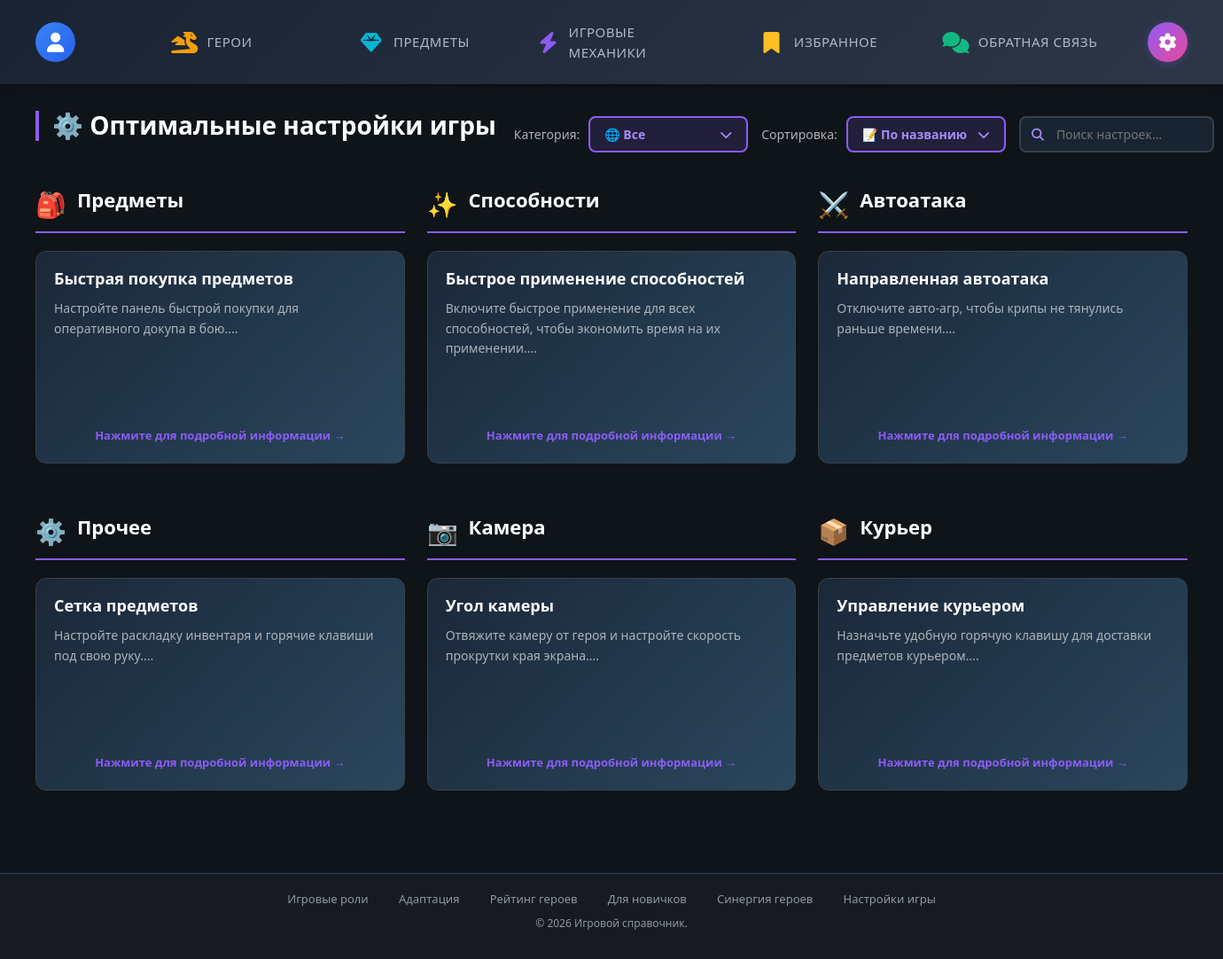
Screenshot of /sections/settings/settings.php (signed in) with the database file from the repository.
### tables this page shows
CREATE TABLE IF NOT EXISTS game_mechanic (
  id_game_mechanic INT AUTO_INCREMENT PRIMARY KEY,
  title VARCHAR(255) NOT NULL,
  category VARCHAR(100) NOT NULL,
  content TEXT NOT NULL,
  created_date DATETIME DEFAULT CURRENT_TIMESTAMP
);

### sections/settings/settings.php (the view, shortened to what this page needs)
<?php
$pdo = getDB();
$searchQuery    = $_GET['search'] ?? '';
$sortBy         = $_GET['sort'] ?? 'name';
$categoryFilter = $_GET['category'] ?? '';
$sql = "SELECT * FROM game_mechanic WHERE category IN ('Способности', 'Предметы', 'Курьер', 'Автоатака', 'Камера', 'Прочее')";
$params = [];
switch ($sortBy) {
    case 'name':
    default:     $sql .= " ORDER BY title ASC"; break;
}
$stmt = $pdo->prepare($sql);
$stmt->execute($params);
$settings = $stmt->fetchAll();
$groupedSettings = [];
foreach ($settings as $s) {
    if (isset($s['category'])) $groupedSettings[$s['category']][] = $s;
}
$categoryEmojis = [
    'Способности' => '✨',
    'Предметы' => '🎒',
    'Курьер' => '📦',
    'Автоатака' => '⚔️',
    'Камера' => '📷',
    'Прочее' => '⚙️'
];
$pageTitle = 'Оптимальные настройки игры';
require_once __DIR__ . '/../../includes/header.php';
?>
<div class="page-header">
    <h1 class="page-title">⚙️ <?= $pageTitle ?></h1>
    <div class="controls">
        <div class="filter-group">
            <span class="filter-label">Категория:</span>
            <div class="filter-dropdown">
                <button class="filter-btn" onclick="toggleSettingFilter()">
                    <span id="currentFilterText"><?= !empty($categoryFilter) && isset($categoryEmojis[$categoryFilter]) ? $categoryEmojis[$categoryFilter] . ' ' . htmlspecialchars($categoryFilter) : '🌐 Все' ?></span>
                    <i class="fas fa-chevron-down"></i>
                </button>
            </div>
        </div>
        <div class="filter-group">
            <span class="filter-label">Сортировка:</span>
            <div class="sort-dropdown">
                <button class="sort-btn" onclick="toggleSettingSort()">
                    <span id="currentSortText"><?= $sortBy === 'date' ? '📅 По дате' : '📝 По названию' ?></span>
                    <i class="fas fa-chevron-down"></i>
                </button>
            </div>
        </div>
        <div class="search-box">
            <i class="fas fa-search search-icon"></i>
            <input type="text" class="search-input" id="searchInputSettings" placeholder="Поиск настроек..." value="<?= htmlspecialchars($searchQuery) ?>">
        </div>
    </div>
</div>
<?php if (empty($groupedSettings)): ?>
    <div class="no-results">
        <i class="fas fa-search"></i>
        <p>Настройки не найдены</p>
    </div>
<?php else: ?>
    <div class="settings-grid">
        <?php foreach ($groupedSettings as $category => $items): ?>
            <?php foreach ($items as $item): ?>
                <div class="setting-category">
                    <div class="category-header">
                        <span class="category-icon"><?= $categoryEmojis[$category] ?? '⚙️' ?></span>
                        <h2 class="category-title"><?= htmlspecialchars($category) ?></h2>
                    </div>
                    <a href="<?= BASE_URL ?>/sections/settings/setting_detail.php?id=<?= $item['id_game_mechanic'] ?>" class="setting-card">
                        <h3><?= htmlspecialchars($item['title']) ?></h3>
                        <div class="preview"><?= htmlspecialchars(mb_substr($item['content'], 0, 280)) ?>...</div>
                        <div class="click-hint">Нажмите для подробной информации →</div>
                    </a>
                </div>
            <?php endforeach; ?>
        <?php endforeach; ?>
    </div>
<?php endif; ?>
<?php require_once __DIR__ . '/../../includes/footer.php'; ?>

### css/style.css (style rules this page uses)
* { margin: 0; padding: 0; box-sizing: border-box; }
body { background: #0f1419; color: #e0e0e0; font-family: 'Segoe UI', Tahoma, Geneva, Verdana, sans-serif; min-height: 100vh; display: flex; flex-direction: column; padding-bottom: 80px; }
.page-header { display: flex; justify-content: space-between; align-items: center; margin-bottom: 20px; flex-wrap: wrap; gap: 15px; }
.page-title { color: #fff; font-size: 28px; font-weight: 700; border-left: 4px solid #f59e0b; padding-left: 15px; margin: 0; }
.controls { display: flex; gap: 15px; align-items: center; flex-wrap: nowrap; margin-left: auto; }
.filter-group { display: flex; align-items: center; gap: 10px; }
.filter-label { color: #acb2b8; font-size: 14px; font-weight: 500; }
.filter-dropdown { position: relative; }
.filter-btn { background: rgba(245,158,11,0.15); border: 2px solid #f59e0b; color: #fbbf24; padding: 8px 16px; border-radius: 8px; cursor: pointer; font-weight: 600; font-size: 14px; transition: all 0.3s; display: flex; align-items: center; gap: 8px; }
.search-box { position: relative; }
.search-input { background: rgba(27,40,56,0.8); border: 2px solid #36414d; color: #e0e0e0; padding: 8px 16px 8px 40px; border-radius: 8px; font-size: 14px; width: 220px; transition: all 0.3s; }
.search-icon { position: absolute; left: 14px; top: 50%; transform: translateY(-50%); color: #8f98a0; font-size: 14px; }
.page-header { display: flex; justify-content: space-between; align-items: center; gap: 20px; margin-bottom: 30px; flex-wrap: nowrap; }
.page-title { color: #fff; font-size: 28px; font-weight: 700; border-left: 4px solid #8b5cf6; padding-left: 15px; margin: 0; white-space: nowrap; }
.controls { display: flex; gap: 15px; align-items: center; margin-left: auto; white-space: nowrap; }
.filter-label { color: #acb2b8; font-size: 14px; font-weight: 500; white-space: nowrap; }
.filter-dropdown, .sort-dropdown { position: relative; }
.filter-btn, .sort-btn { background: rgba(139,92,246,0.15); border: 2px solid #8b5cf6; color: #a78bfa; padding: 8px 16px; border-radius: 8px; cursor: pointer; font-weight: 600; font-size: 14px; transition: all 0.3s; display: flex; align-items: center; gap: 8px; min-width: 180px; justify-content: space-between; }
.page-title { margin-bottom: 20px !important; }

### includes/header.php (style rules this page uses)
html { overflow-y: scroll; }

### sections/settings/settings.php (style rules this page uses)
.search-icon { color: #a78bfa; }
.settings-grid { display: grid; grid-template-columns: repeat(3, 1fr); gap: 25px; margin-top: 20px; }
.setting-category { margin-bottom: 30px; }
.category-header { display: flex; align-items: center; gap: 12px; margin-bottom: 20px; padding-bottom: 10px; border-bottom: 2px solid #8b5cf6; }
.category-icon { font-size: 28px; }
.category-title { color: #fff; font-size: 22px; font-weight: 700; }
.setting-card { background: linear-gradient(135deg, #1b2838 0%, #2a475e 100%); border: 1px solid #36414d; border-radius: 12px; padding: 20px; transition: all 0.3s; cursor: pointer; text-decoration: none; color: inherit; display: flex; flex-direction: column; min-height: 240px; }
.setting-card h3 { color: #fff; font-size: 18px; margin-bottom: 12px; font-weight: 600; }
.setting-card .preview { color: #acb2b8; font-size: 14px; line-height: 1.6; flex: 1; overflow: hidden; display: -webkit-box; -webkit-line-clamp: 6; -webkit-box-orient: vertical; }
.setting-card .click-hint { color: #8b5cf6; font-size: 13px; margin-top: 12px; text-align: center; font-weight: 600; }

### rows the page displays
game_mechanic: category "🎒", category "Предметы", title "Быстрая покупка предметов", content "Настройте панель быстрой покупки для оперативного докупа в бою."
game_mechanic: category "✨", category "Способности", title "Быстрое применение способностей", content "Включите быстрое применение для всех способностей, чтобы экономить время на их применении."
game_mechanic: category "⚔️", category "Автоатака", title "Направленная автоатака", content "Отключите авто-агр, чтобы крипы не тянулись раньше времени."
game_mechanic: category "⚙️", category "Прочее", title "Сетка предметов", content "Настройте раскладку инвентаря и горячие клавиши под свою руку."
game_mechanic: category "📷", category "Камера", title "Угол камеры", content "Отвяжите камеру от героя и настройте скорость прокрутки края экрана."
game_mechanic: category "📦", category "Курьер", title "Управление курьером", content "Назначьте удобную горячую клавишу для доставки предметов курьером."

### other values shown
$pageTitle "Оптимальные настройки игры"
